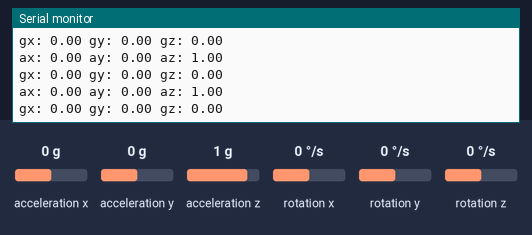
A sketch run on a simulated Arduino Nano 33 IoT. On the bench: the last lines printed to the serial monitor. Inputs (shaded band) come from the test bench; at power-on: acceleration x 0 g, acceleration y 0 g, acceleration z 1 g, rotation x 0 °/s, rotation y 0 °/s, rotation z 0 °/s.

Above: at 1.2 s.
1.3 s: acceleration x set to -1.4 g
At 1.31 s:
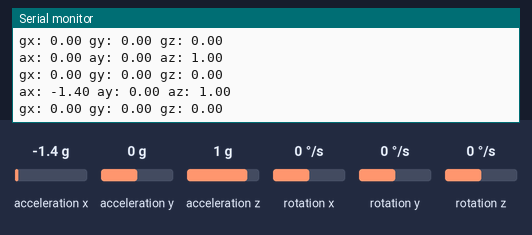
2.8 s: acceleration y set to -1.4 g
At 2.81 s:
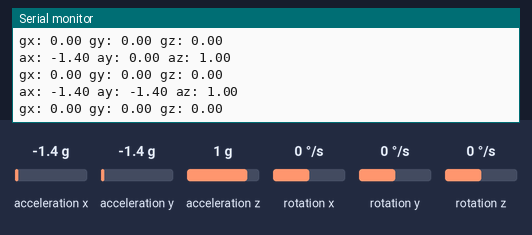
4.3 s: acceleration z set to -1.4 g
At 4.31 s:
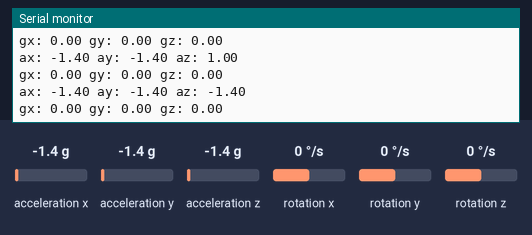
5.8 s: rotation x set to -192 °/s
At 6.81 s:
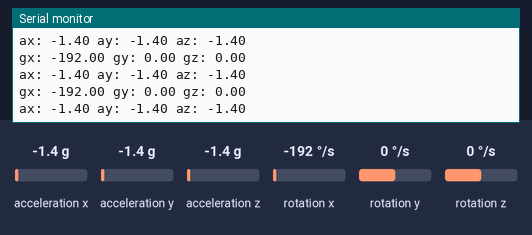
7.3 s: rotation y set to -192 °/s
At 7.42 s:
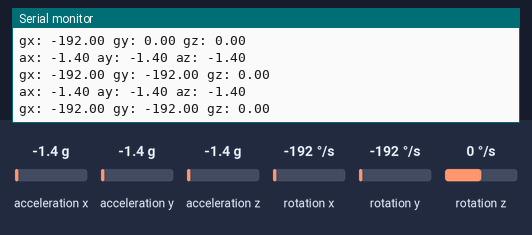

The sketch:

nano33iot_293.ino
```cpp
// snippet: nano33iot_293
// tags: nano33iot, samd, imu, wifi, arduino_lsm6ds3
// boards: nano33iot
// library: Arduino_LSM6DS3
// description: Arduino Nano 33 IoT: read LSM6DS3 accelerometer and gyroscope
// prompts: arduino, lsm6ds3, accelerometer, gyroscope, include, arduino_lsm6ds3
// verified: compile-only
// source: kd-generated (id 293)
// exact-include: Arduino_LSM6DS3.h

#include <Arduino_LSM6DS3.h>

float ax, ay, az, gx, gy, gz;
unsigned long prevMs = 0;

void setup() {
  Serial.begin(9600);
  while (!Serial && millis() < 3000);
  if (!IMU.begin()) { Serial.println("IMU init failed"); while (1); }
  Serial.println("IMU ready");
}

void loop() {
  unsigned long now = millis();
  if (now - prevMs < 100) return;
  prevMs = now;

  if (IMU.accelerationAvailable()) {  // LSM6DS3: true when a new accel sample is ready
    IMU.readAcceleration(ax, ay, az);  // LSM6DS3: writes g-force into the 3 float args; NOT getMotion6()
    Serial.print("ax: "); Serial.print(ax);
    Serial.print(" ay: "); Serial.print(ay);
    Serial.print(" az: "); Serial.println(az);
  }
  if (IMU.gyroscopeAvailable()) {  // LSM6DS3: true when a new gyro sample is ready
    IMU.readGyroscope(gx, gy, gz);  // LSM6DS3: writes deg/s into the 3 float args
    Serial.print("gx: "); Serial.print(gx);
    Serial.print(" gy: "); Serial.print(gy);
    Serial.print(" gz: "); Serial.println(gz);
  }
}
```

Measured:
- after the input at 1.3 s, the serial monitor: prints a new line at once (image 1)
- after the input at 2.8 s, the serial monitor: prints a new line at once (image 2)
- after the input at 4.3 s, the serial monitor: prints a new line at once (image 3)
- after the input at 5.8 s, the serial monitor: prints a new line at once (image 4)
- after the input at 7.3 s, the serial monitor: prints a new line at once (image 5)
